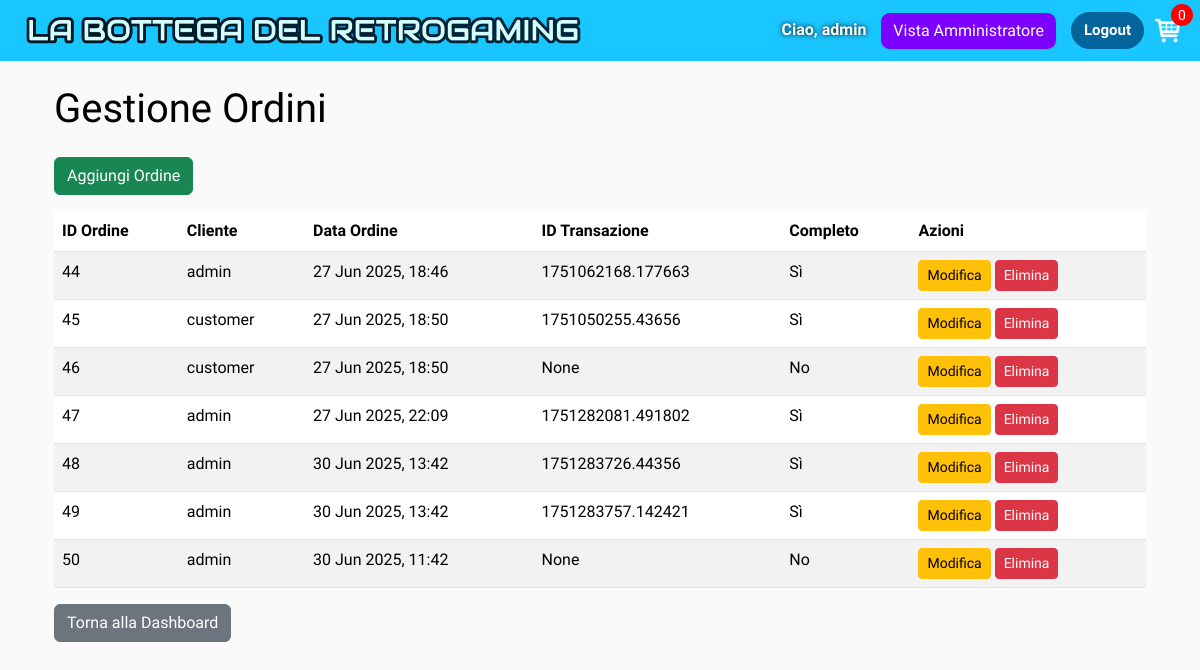
/manager/orders/ (signed in), run on an earlier commit of the app's database.
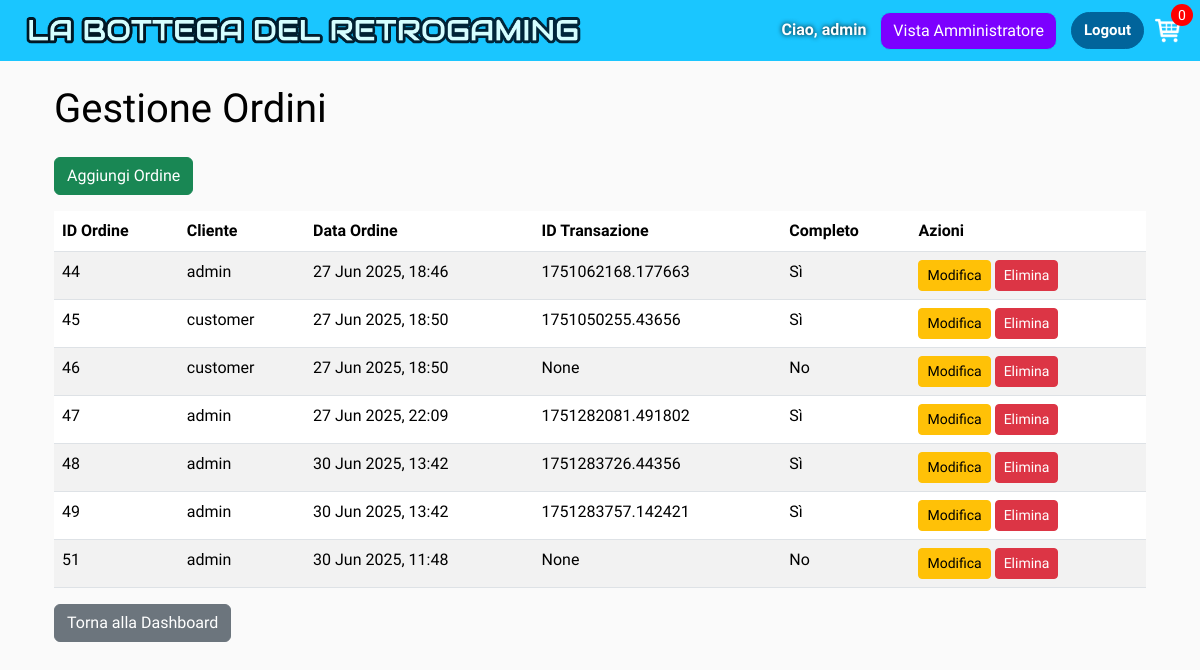
And on a later commit of the database.
### bottega_retrogaming/models.py (models this page shows, shortened)
class Order(models.Model):
    customer = models.ForeignKey(settings.AUTH_USER_MODEL, on_delete=models.SET_NULL, blank=True, null=True)
    date_ordered = models.DateTimeField(auto_now_add=True)
    complete = models.BooleanField(default=False)
    transaction_id = models.CharField(max_length=100, null=True)
    @property
    def get_cart_items(self):
        orderitems = self.orderitem_set.all()
        total = sum(item.quantity for item in orderitems)
        return total

### user_management/models.py (models this page shows, shortened)
class CustomUser(AbstractUser):
    ADMIN = 'ADMIN'
    CUSTOMER = 'CUSTOMER'
    USER_TYPE_CHOICES = (
        (ADMIN, 'Admin'),
        (CUSTOMER, 'Customer'),
    )
    user_type = models.CharField(
        max_length=10,
        choices=USER_TYPE_CHOICES,
        default=CUSTOMER
    )
    name = models.CharField("Nome visualizzato", max_length=200, blank=True, null=True)
    email = models.CharField(max_length=254, blank=True, verbose_name='email address')
    def __str__(self):
        if self.name:
            return self.name
        return self.username

### manager_view/views.py (the view)
# urls.py: path('orders/', views.OrderListView.as_view(), name='order_list'),
class OrderListView(AdminRequiredMixin, ListView):
    model = Order
    template_name = 'manager_view/order_list.html'
    context_object_name = 'orders'

### bottega_retrogaming/utils.py (called while the page is built)
def cartData(request):
    if request.user.is_authenticated:
        customer = request.user
        try:
            order = Order.objects.get(customer=customer, complete=False)
        except Order.DoesNotExist:
            order, created = Order.objects.get_or_create(customer=customer, complete=False)
        items = order.orderitem_set.all()
        cartItems = order.get_cart_items
    else:
        cookieData = cookieCart(request)
        cartItems = cookieData['cartItems']
        order = cookieData['order']
        items = cookieData['items']
    return {'cartItems': cartItems, 'order': order, 'items': items}

### manager_view/views.py (called while the page is built)
    def test_func(self):
        return self.request.user.is_authenticated and self.request.user.user_type == 'ADMIN'

    def get_context_data(self, **kwargs):
        context = super().get_context_data(**kwargs)
        data = cartData(self.request)
        context['cartItems'] = data.get('cartItems', 0)
        return context

### manager_view/templates/manager_view/order_list.html
{% extends 'bottega_retrogaming/main.html' %}
{% block content %}
<div class="container large-bottom-margin mt-4">
    <h1 id="or-title" class="mb-4">Gestione Ordini</h1>
    <a href="{% url 'manager_view:order_add' %}" class="btn btn-success mb-3">Aggiungi Ordine</a>
    <table class="table table-striped">
        <thead>
            <tr>
                <th>ID Ordine</th>
                <th>Cliente</th>
                <th>Data Ordine</th>
                <th>ID Transazione</th>
                <th>Completo</th>
                <th>Azioni</th>
            </tr>
        </thead>
        <tbody>
            {% for order in orders %}
            <tr>
                <td>{{ order.id }}</td>
                <td>{{ order.customer.username|default:"N/A" }}</td>
                <td>{{ order.date_ordered|date:"d M Y, H:i" }}</td>
                <td>{{ order.transaction_id }}</td>
                <td>{{ order.complete|yesno:"Sì,No" }}</td>
                <td>
                    <a href="{% url 'manager_view:order_edit' order.pk %}" class="btn btn-warning btn-sm">Modifica</a>
                    <a href="{% url 'manager_view:order_delete' order.pk %}" class="btn btn-danger btn-sm">Elimina</a>
                </td>
            </tr>
            {% empty %}
            <tr>
                <td colspan="6">Nessun ordine trovato.</td>
            </tr>
            {% endfor %}
        </tbody>
    </table>
    <a href="{% url 'manager_view:admin_dashboard' %}" class="btn btn-secondary">Torna alla Dashboard</a>
</div>
{% endblock content %}

What changed in the data, as far as the page shows it:
removed Order: id "50", customer.username "admin", date_ordered "30 Jun 2025, 11:42", transaction_id "None", complete "No"
added Order: id "51", customer.username "admin", date_ordered "30 Jun 2025, 11:48", transaction_id "None", complete "No"
